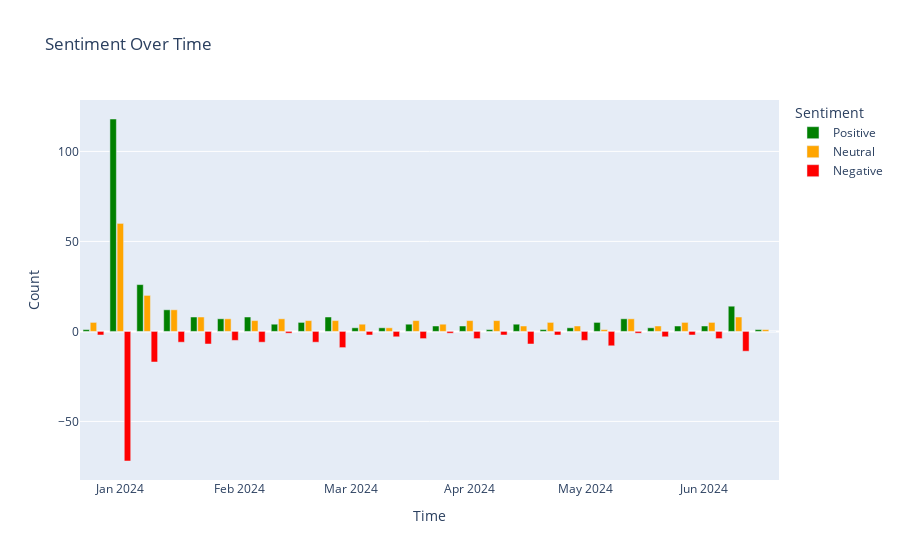

Notebook code for this chart:
### Markdown cell above
# Sentiment Analysis by Week #

### Code cell
!pip install nbformat --upgrade
import plotly.graph_objects as go

# Convert the 'Date' column to datetime
df['Date'] = pd.to_datetime(df['Date'])

# Group by week and sentiment
df['Week'] = df['Date'].dt.to_period('W').apply(lambda r: r.start_time)
weekly_sentiment = df.groupby(['Week', 'Sentiment']).size().unstack(fill_value=0)

# Create the plot
fig = go.Figure()

# Add positive sentiments
if 'positive' in weekly_sentiment:
    fig.add_trace(go.Bar(
        x=weekly_sentiment.index,
        y=weekly_sentiment['positive'],
        name='Positive',
        marker_color='green'
    ))

# Add neutral sentiments
if 'neutral' in weekly_sentiment:
    fig.add_trace(go.Bar(
        x=weekly_sentiment.index,
        y=weekly_sentiment['neutral'],
        name='Neutral',
        marker_color='orange'
    ))

# Add negative sentiments (inverted to point downwards)
if 'negative' in weekly_sentiment:
    fig.add_trace(go.Bar(
        x=weekly_sentiment.index,
        y=-weekly_sentiment['negative'],
        name='Negative',
        marker_color='red'
    ))

# Update layout
fig.update_layout(
    title='Sentiment Over Time',
    xaxis_title='Time',
    yaxis_title='Count',
    barmode='group',
    bargap=0.2,
    bargroupgap=0.1,
    legend_title_text='Sentiment'
)

# Show the plot
fig.show()

### Figure 1 — Plotly figure (JSON) as saved in the notebook; plotly's stock layout.template omitted (floating-point values rounded to 4 significant figures)
{"data": [{"marker": {"color": "green"}, "name": "Positive", "type": "bar", "x": ["2023-12-25T00:00:00", "2024-01-01T00:00:00", "2024-01-08T00:00:00", "2024-01-15T00:00:00", "2024-01-22T00:00:00", "2024-01-29T00:00:00", "2024-02-05T00:00:00", "2024-02-12T00:00:00", "2024-02-19T00:00:00", "2024-02-26T00:00:00", "2024-03-04T00:00:00", "2024-03-11T00:00:00", "2024-03-18T00:00:00", "2024-03-25T00:00:00", "2024-04-01T00:00:00", "2024-04-08T00:00:00", "2024-04-15T00:00:00", "2024-04-22T00:00:00", "2024-04-29T00:00:00", "2024-05-06T00:00:00", "2024-05-13T00:00:00", "2024-05-20T00:00:00", "2024-05-27T00:00:00", "2024-06-03T00:00:00", "2024-06-10T00:00:00", "2024-06-17T00:00:00"], "y": [1, 118, 26, 12, 8, 7, 8, 4, 5, 8, 2, 2, 4, 3, 3, 1, 4, 1, 2, 5, 7, 2, 3, 3, 14, 1]}, {"marker": {"color": "orange"}, "name": "Neutral", "type": "bar", "x": ["2023-12-25T00:00:00", "2024-01-01T00:00:00", "2024-01-08T00:00:00", "2024-01-15T00:00:00", "2024-01-22T00:00:00", "2024-01-29T00:00:00", "2024-02-05T00:00:00", "2024-02-12T00:00:00", "2024-02-19T00:00:00", "2024-02-26T00:00:00", "2024-03-04T00:00:00", "2024-03-11T00:00:00", "2024-03-18T00:00:00", "2024-03-25T00:00:00", "2024-04-01T00:00:00", "2024-04-08T00:00:00", "2024-04-15T00:00:00", "2024-04-22T00:00:00", "2024-04-29T00:00:00", "2024-05-06T00:00:00", "2024-05-13T00:00:00", "2024-05-20T00:00:00", "2024-05-27T00:00:00", "2024-06-03T00:00:00", "2024-06-10T00:00:00", "2024-06-17T00:00:00"], "y": [5, 60, 20, 12, 8, 7, 6, 7, 6, 6, 4, 2, 6, 4, 6, 6, 3, 5, 3, 1, 7, 3, 5, 5, 8, 1]}, {"marker": {"color": "red"}, "name": "Negative", "type": "bar", "x": ["2023-12-25T00:00:00", "2024-01-01T00:00:00", "2024-01-08T00:00:00", "2024-01-15T00:00:00", "2024-01-22T00:00:00", "2024-01-29T00:00:00", "2024-02-05T00:00:00", "2024-02-12T00:00:00", "2024-02-19T00:00:00", "2024-02-26T00:00:00", "2024-03-04T00:00:00", "2024-03-11T00:00:00", "2024-03-18T00:00:00", "2024-03-25T00:00:00", "2024-04-01T00:00:00", "2024-04-08T00:00:00", "2024-04-15T00:00:00", "2024-04-22T00:00:00", "2024-04-29T00:00:00", "2024-05-06T00:00:00", "2024-05-13T00:00:00", "2024-05-20T00:00:00", "2024-05-27T00:00:00", "2024-06-03T00:00:00", "2024-06-10T00:00:00", "2024-06-17T00:00:00"], "y": [-2, -72, -17, -6, -7, -5, -6, -1, -6, -9, -2, -3, -4, -1, -4, -2, -7, -2, -5, -8, -1, -3, -2, -4, -11, 0]}], "layout": {"bargap": 0.2, "bargroupgap": 0.1, "barmode": "group", "legend": {"title": {"text": "Sentiment"}}, "title": {"text": "Sentiment Over Time"}, "xaxis": {"title": {"text": "Time"}}, "yaxis": {"title": {"text": "Count"}}}}
